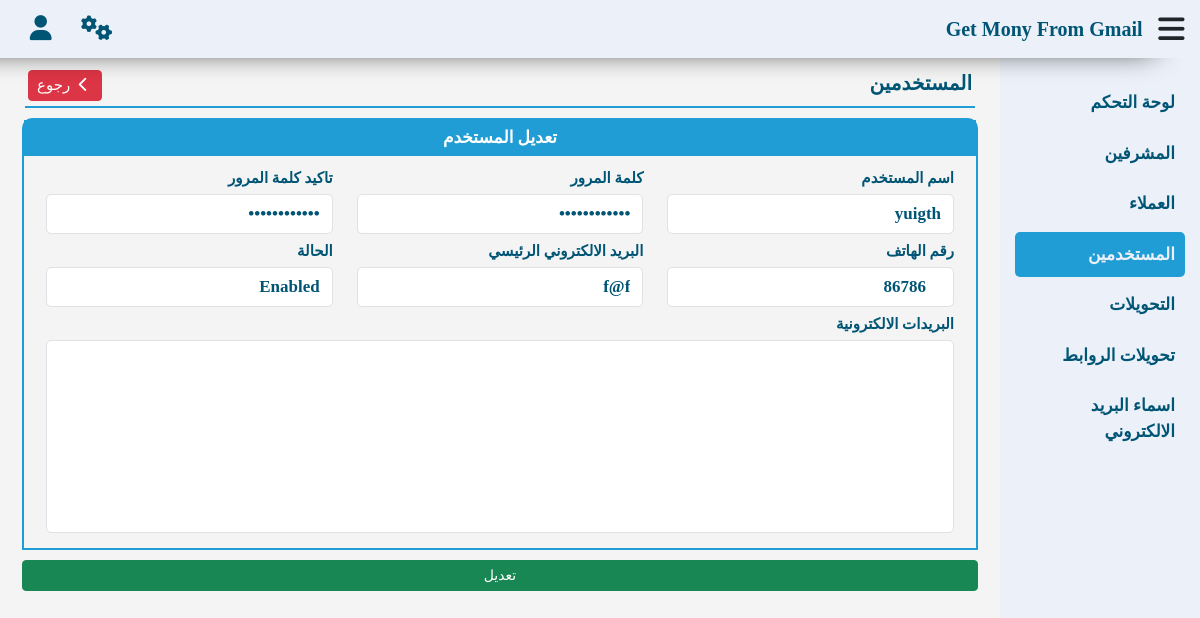
The page /gmr_test/users.php?Page=Edit&ID=38 (signed in) on the database its author committed.
### tables this page shows
CREATE TABLE `users` (
  `id` int(11) NOT NULL,
  `username` text NOT NULL,
  `pass` text NOT NULL,
  `phone` text NOT NULL,
  `main_email` varchar(255) NOT NULL,
  `email` text NOT NULL,
  `us_date` timestamp NOT NULL DEFAULT current_timestamp(),
  `active` int(1) NOT NULL DEFAULT 1,
  `type` int(1) NOT NULL DEFAULT 2
);

### gmr_test/function.php (called while the page is built, shortened)
<?php
function id() {
    if (isset($_GET['ID']) && is_numeric($_GET['ID']) && !empty($_GET['ID'])) {
        return intval($_GET['ID']);
    }
}
function getItem($table, $value, $where, $select) {
    global $con;
    $statment = $con->prepare("SELECT * FROM $table WHERE $where");
    $statment->execute(array($value));
    $fetch = $statment->fetch();
    return $fetch[$select];
}

### gmr_test/inc/page/users/edit.php (the view, shortened to what this page needs)
<div class="content">
    <nav class="navbar navbar-expand-lg">
        <a class="navbar-brand">
            <span><?php echo words($pageTitle) ?></span>
        </a>
        <div class="collapse navbar-collapse" id="navbarSupportedContent">
            <ul class="navbar-nav <?php echo $navbar ?>-auto mb-2 mb-lg-0">
                <li class="nav-item">
                    <a
                    class="nav-link btn btn-danger btn-sm"
                    aria-current="page"
                    href="<?php if($_SESSION['idForsan'] == 1){echo '?Page=View';}else{echo 'report.php?Page=View';}?>">
                        <i class="fa fa-chevron-left fa-fw"></i>
                        <span><?php echo words('Back') ?></span>
                    </a>
                </li>
            </ul>
        </div>
    </nav>
    <form method="post" enctype="multipart/form-data">
        <div class="container">
            <div class="panel">
                <div class="panel-heading">
                    <?php echo words('Edit User') ?>
                </div>
                <div class="panel-body">
                    <div class="row">
                        <div class="col-md-4 col-sm-6">
                            <div class="form-group">
                                <label><?php echo words('User Name') ?></label>
                                <input
                                    type="text"
                                    name="username"
                                    class="form-control"
                                    autocomplete="off"
                                    value="<?php if(isset($username)){echo$username;}else{echo getItem('users',id(),'id=?','username');}?>">
                            </div>
                        </div>
                        <div class="col-md-4 col-sm-6">
                            <div class="form-group">
                                <label><?php echo words('Password') ?></label>
                                <input
                                    type="password"
                                    name="password1"
                                    class="form-control"
                                    autocomplete="off"
                                    value="<?php if(isset($password1)){echo$password1;}else{echo getItem('users',id(),'id=?','pass');}?>">
                            </div>
                        </div>
                        <div class="col-md-4 col-sm-6">
                            <div class="form-group">
                                <label><?php echo words('Reenter Password') ?></label>
                                <input
                                    type="password"
                                    name="password2"
                                    class="form-control"
                                    autocomplete="off"
                                    value="<?php if(isset($password2)){echo$password2;}else{echo getItem('users',id(),'id=?','pass');}?>">
                            </div>
                        </div>
                        <div class="col-md-4 col-sm-6">
                            <div class="form-group">
                                <label><?php echo words('Phone') ?></label>
                                <input
                                    type="number"
                                    name="phone"
                                    class="form-control"
                                    autocomplete="off"
                                    value="<?php if(isset($phone)){echo$phone;}else{echo getItem('users',id(),'id=?','phone');}?>">
                            </div>
                        </div>
                        <div class="col-md-4 col-sm-6">
                            <div class="form-group">
                                <label><?php echo words('Main Email') ?></label>
                                <input
                                    type="text"
                                    name="main"
                                    class="form-control"
                                    autocomplete="off"
                                    value="<?php if(isset($main)){echo$main;}else{echo getItem('users',id(),'id=?','main_email');}?>">
                            </div>
                        </div>
                        <div class="col-md-4 col-sm-6">
                            <div class="form-group">
                                <label><?php echo words('State') ?></label>
                                <div class="form-group">
                                    <select name="active" class="form-control">
                                        <option value="1"<?php if (getItem('users',id(),'id=?','active')==1){echo'selected';}?>>Enabled</option>
                                    </select>
                                </div>
                            </div>
                        </div>
                        <div class="col-12">
                            <div class="form-group">
                                <label><?php echo words('Emails') ?></label>
                                <textarea name="email" class="form-control" autocomplete="off" rows="7"><?php if(isset($email)){echo$email;}else{echo getItem('users',id(),'id=?','email');}?></textarea>
                            </div>
                        </div>
                    </div>
                </div>
            </div>
            <div class="form-group">
                <button type="submit" class="btn btn-success btn-sm">
                    <?php echo words('Edit') ?>
                </button>
            </div>
        </div>
    </form>
</div>

### gmr_test/lay/css/style.css (style rules this page uses)
:root { --background: #ebf0f9; --primary: white; --secondry: #005575; --third: #219dd5; }
* { box-sizing: border-box; font-family: 'Cairo'; }
body { background-color: #f4f4f4; }
ul { list-style: none; }
a { text-decoration: none; }
P, ul, h1, h2, h3, h4, h5, h6 { margin: 0; padding: 0; }
.row { margin: 0; }
.content { position: relative; top: 50px; width: calc(100% - 200px); transition: .3s; padding: 10px; }
.navbar { border-bottom: 2px solid var(--third); margin: 0 15px 10px; padding: 3px; }
.navbar .navbar-brand { color: var(--secondry); font-weight: bold; font-size: 20px; margin: 0; }
.navbar ul { margin: 5px 0; }
.navbar ul a,.navbar ul a:hover,.navbar ul a:focus { padding: 3px; color: white; font-size: 15px; }
.panel { border: 2px solid var(--third); margin-bottom: 10px; border-radius: 10px 10px 0 0; }
.panel .panel-heading { padding: 5px; font-size: 17px; font-weight: bold; background-color: var(--third); color: var(--primary); text-align: center; }
.panel .panel-body { padding: 10px; }
form .form-group { position: relative; padding: 0; }
form .form-group label { color: var(--secondry); font-size: 15px; font-weight: bold; margin-bottom: 5px; }
form .form-group select { margin: 0; }
form .form-group textarea { resize: none; }
form .form-group input, form .form-group select, form .form-group textarea { width: 100%; margin-bottom: 5px; font-weight: bold; font-size: 17px; color: var(--secondry) !important; direction: ltr; border-radius: 5px; display: block; }
form .form-group button { width: 100%; }

### gmr_test/lay/css/ar.css (style rules this page uses)
.content { right: 200px; }
form .form-group input, form .form-group select { text-align: right; }
form .form-group label { margin-left: 3px; text-align: right; }

### rows shown on the page
users: username "yuigth", phone "86786", main "f@f", active "Enabled"

### other values the page prints
words('Dashboard') "لوحة التحكم"
words('Admins') "المشرفين"
words('Customers') "العملاء"
words('Users') "المستخدمين"
words('Transactions') "التحويلات"
words('Url Transactions') "تحويلات الروابط"
words('Email Names') "اسماء البريد الالكتروني"
words($pageTitle) "المستخدمين"
words('Back') "رجوع"
words('Edit User') "تعديل المستخدم"
words('User Name') "اسم المستخدم"
words('Password') "كلمة المرور"
words('Reenter Password') "تاكيد كلمة المرور"
words('Phone') "رقم الهاتف"
words('Main Email') "البريد الالكتروني الرئيسي"
